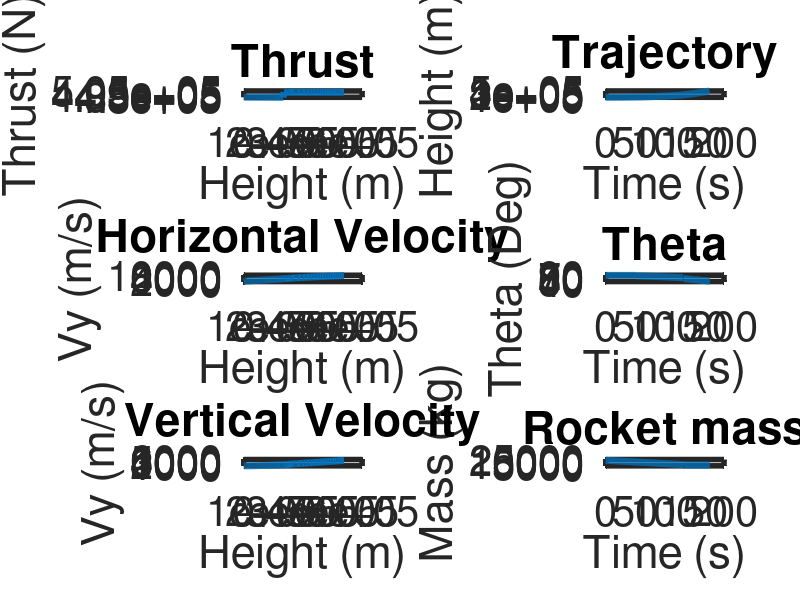
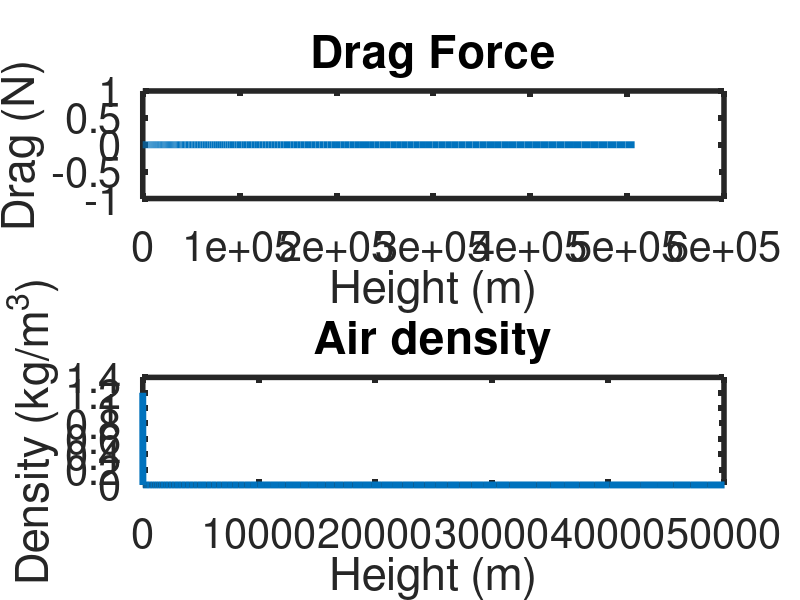

MATLAB code to generate these figures, in order:
  % Program:
  % Rocket_Trajectory_Simulation.m
  % Multi-stage rocket dynamics and trajectory simulation.
  %
  % Description:
  % Predicts multi-stage rocket dynamics and trajectories based on the given 
  % rocket mass, mass flow, engine thrust, launch parameters, and drag coefficient.
  % The drag is related to the ambient air pressure which modelled with the ISA
  % standard atmosphere.
  %
  % Variable List:
  % Delta = Time step (s)
  % t = Time (s)
  % Thrust = Thrust (N)
  % Mass = Mass (kg)
  % Mass_Flow = Flow of mass per second that comes out of the thruster (kg/s)
  % Mass_Rocket_With_Motor = Mass with motor (kg)
  % Mass_Rocket_Without_Motor = Mass without motor (kg)
  % Theta = Angle (deg)
  % C = Drag coefficient
  % Rho = Air density (kg/m^3)
  % A = Rocket projected area (m^2)
  % Gravity = Gravity (m/s^2)
  % Launch_Rod_Length = Length of launch rod (m)
  % n = Counter
  % Fn = Normal force (N)
  % Drag = Drag force (N)
  % Fx = Sum of forces in the horizontal direction (N)
  % Fy = Sum of forces in the vertical direction (N)
  % Vx = Velocity in the horizontal direction (m/s)
  % Vy = Velocity in the vertical direction (m/s)
  % Ax = Acceleration in the horizontal direction (m/s^2)
  % Ay = Acceleration in the vertical direction (m/s^2)
  % x = Horizontal position (m)
  % y = Vertical position (m)
  % Distance_x = Horizontal distance travelled (m)
  % Distance_y = Vertical travelled (m)
  % Distance = Total distance travelled (m)
  % Memory_Allocation = Maximum number of time steps expected

  clear, clc      % Clear command window and workspace

  % Simulation parameters
  Delta = 1;                  % Time step 
  Memory_Allocation = 100000;    % Maximum number of time steps expected

  % Preallocate memory for arrays
  t = zeros(1, Memory_Allocation);
  Thrust = zeros(1, Memory_Allocation);
  Mass = zeros(1, Memory_Allocation);
  Theta = zeros(1, Memory_Allocation);
  Fn = zeros(1, Memory_Allocation);
  Drag = zeros(1, Memory_Allocation);
  Fx = zeros(1, Memory_Allocation);
  Fy = zeros(1, Memory_Allocation);
  Ax = zeros(1, Memory_Allocation);
  Ay = zeros(1, Memory_Allocation);
  Vx = zeros(1, Memory_Allocation);
  Vy = zeros(1, Memory_Allocation);
  x = zeros(1, Memory_Allocation);
  y = zeros(1, Memory_Allocation);
  Rho=zeros(1, Memory_Allocation);
  Mass_Flow = zeros(1, Memory_Allocation);
  % Natural constants
  C = 0.4;                                % Drag coefficient
  Gravity = 9.81;                         % Gravity (m/s^2)
  RHO_NaBH4 = 1.0740 *10^3;               % Density of the additive (kg/m^3), 100%          
  RHO_Water = 1000;                       % Density of water (kg/m^3)
  Rho_H202 = (1.0740 * 10^3)*0.95 + 0.05*1000; % Density of Hydrogenperoxide (kg/m^3), with 5% Water
  Rho_RP1 = 1000*0.95 + 0.05*RHO_NaBH4;   % Density of RP-1 (kg/m^3) with 5% NaBH4 as an additive
  
  % Rocket parameters
  r = .75;                                % Rocket fuselage radius (m)
  Tank_Radius = .7;                                 % Rocket tank radius
  Hull_Thickness = 0.05;                  % Thickness of the Hull, length between hull and tank

  % Rocket masses
  Mass_Motor_And_Structure_One = 500; % Mass of the first stage rocket motor (kg)
  Mass_Motor_And_Structure_Two = 400;    % Mass of the second stage rocket motor (kg)            
  Mass_Fuel_One = 2418.306;               % Fuel mass of the first stage fuel (kg)
  Mass_Oxidizer_One = 14993.49;           % Oxidizer mass of the first stage (kg)
  Mass_Additiv_Fuel_One = 2418.306 * 0.05;   % Mass of the katalytic additive, in this case 5% (kg)
  Mass_Fuel_Two = 459.9722;               % Fuel mass of the second stage fuel (kg)
  Mass_Oxidizer_Two = 2851.828;           % Mass of the oxidizer of the second stage (kg)
  Mass_Payload = 300;                     % Mass of Payload (kg)
  Mass_Start = Mass_Motor_And_Structure_One... % Start mass of the rocket (kg)
  + Mass_Motor_And_Structure_Two...
  + Mass_Fuel_One...
  + Mass_Oxidizer_One...
  + Mass_Fuel_Two...
  + Mass_Oxidizer_Two...
  + Mass_Payload;
  Mass_Fuel_And_Oxidizer_One = Mass_Fuel_One + Mass_Oxidizer_One;
  Mass_Fuel_And_Oxidizer_Two = Mass_Fuel_Two + Mass_Oxidizer_Two;  
  
  % Rocket motor
  Mass_Flow_One = 11*12;                  % Propulsion mass flow of the first stage (kg/s)
  Mass_Flow_Two = 12;                     % Propulsion mass flow of the second stage (kg/s)
  Thrust_One = 40000*12;                  % Sum of thrust of the first stage ( (kg*m)/s^2 )
  Thrust_Two = 500000.5;                   % Sum of thrust of the second stage ( (kg*m)/s^2 )
  
  % Rocket size
  A = 2*pi*r^2;                           % Rocket projected attack area (m^2)
  Volume_Oxidizer_One = Mass_Oxidizer_One / Rho_H202 ;  % Oxidizer volume of the first stage
  Volume_Fuel_Stage_One = Mass_Fuel_One / Rho_RP1 ;
  Volume_Oxidizer_Two = Mass_Oxidizer_Two / Rho_H202 ;
  Volume_Fuel_Stage_Two = Mass_Fuel_Two / Rho_RP1;  
  Tank_Height_Fuel_One = Volume_Fuel_Stage_One / (pi* Tank_Radius^2);
  Tank_Height_Oxidizer_One = Volume_Oxidizer_One / (pi * Tank_Radius^2);
  Tank_Height_Fuel_Two = Volume_Fuel_Stage_Two / (pi* Tank_Radius^2);
  Tank_Height_Oxidizer_Two = Volume_Oxidizer_Two / (pi * Tank_Radius^2);
  disp('Rocket dimensions \n');
  disp('Tank_Height_Fuel_One');disp(Tank_Height_Fuel_One);
  disp('Tank_Height_Oxidizer_One');disp(Tank_Height_Oxidizer_One);
  disp('Tank_Height_Fuel_Two');disp(Tank_Height_Fuel_Two);
  disp('Tank_Height_Oxidizer_Two');disp(Tank_Height_Oxidizer_Two); 
 
  % Maneuver parameters
  Theta(1) = 89;                          % Initial angle (deg)
  DeltaTheta = 5;                         % Flying angle (deg/s)
  Height_Start_Gravity_Turn = 20000;      % Height when the vertical flight is stopped and the rocket is tilted for the gravity turn maneuver (m)
  Eject_One = false;       
  Eject_Two = false;
  Mission_Success = false;

  % Inital parameters
  Vx(1) = 0;                      % Initial horizontal speed (m/s)
  Vy(1) = 0;                      % Initial vertical speed (m/s)
  x(1) = 0;                       % Initial horizontal position (m)
  y(1) = 0.1;                     % Initial vertical position (m)
  Distance_x(1) = 0;              % Initial horizontal distance travelled (m)
  Distance_y(1) = 0;              % Initial vertical distance travelled (m)
  Distance(1) = 0;                % Initial distance travelled (m)
  Rho(1) = 1.2;                   % Initial air density (kg/m^3)
  Mass(1) = Mass_Start;           % Initial rocket mass (kg)
  Thrust(1) = Thrust_One;         % Inital rocket thrust ( (kg*m)/s^2 )
  n = 1;                          % Initial time step            
  stage = 1;                      % Initial stage (1 for the first one)
  Seperation_One = false;         % Stage one at start not seperated
  Seperation_Two = false;         % Stage two at start nit seperated

  Mass_Flow(1) = Mass_Flow_One * Delta; % Inital mass flow equals the mass flow of the first stage times the delta
  clc % clean the console
  
  while y(n) > 0  && Mission_Success == false      % Run until rocket hits the ground or mission completed
     
      n = n+1;                    % Increment time step
      t(n)= (n-1)*Delta;          % Elapsed time     
      
    % Determine rocket thrust and mass based on launch phase 
    if (stage == 1)
      %disp('Stage 1 active');
      Thrust(n) = Thrust_One;
      Mass_Flow(n) = Mass_Flow_One * Delta;
      %disp([Thrust(n),Mass_Flow(n)]);
    else
      if(stage == 2)
        %disp('Stage 2 active');
        Thrust(n) = Thrust_Two;
        Mass_Flow(n) = Mass_Flow_Two * Delta; 
        %disp([Thrust(n),Mass_Flow(n)]);
      else
        Thrust(n)=0; 
      endif
    endif

    Mass(n) = Mass(n-1) - Mass_Flow(n);     
    disp('Mass');disp(Mass(n) - Mass_Flow(n));
    
    % Seperation logic
    if Mass(n) < (Mass_Start - Mass_Fuel_And_Oxidizer_One) && Seperation_One == false;     % seperation condition first stage
      disp('Seperation first stage');
      Seperation_One = true;
      stage = 2;
      Mass(n) = Mass(n) - 999;
    endif

    if Mass(n) < (Mass_Start - (Mass_Fuel_And_Oxidizer_One+Mass_Motor_And_Structure_One + Mass_Fuel_And_Oxidizer_Two)) && Seperation_Two == false % seperation condition second stage
      disp('Seperation second stage');
      Seperation_Two = true;
      stage = 3;
      Mass(n) = Mass_Payload;
    endif

    
      % Drag force calculation
      % C - Drag coefficient, related to the velocity?
      % Rho - Air density
      % A - Refernce area
      % (Vx(n-1)^2+Vy(n-1)^2) - absolute velocity squared
      Drag(n)= 0.5*C*Rho(n-1)*A*(Vx(n-1)^2+Vy(n-1)^2); % Calculate drag force
      
      % Sum of forces calculations 
      Fx(n)= Thrust(n)*cosd(Theta(n-1))-Drag(n)*cosd(Theta(n-1));                     % Sum x forces
      Fy(n)= Thrust(n)*sind(Theta(n-1))-(Mass(n)*Gravity)- Drag(n)*sind(Theta(n-1));  % Sum y forces
      %if(stage != 1 && stage != 2) 
      %  Fx(n) = 0;
      %  Fy(n) = 0;
      %endif
    
    
      % Acceleration calculation
      Ax(n)= Fx(n)/Mass(n);                       % Net accel in x direction 
      Ay(n)= Fy(n)/Mass(n);                       % Net accel in y direction

      % Velocity calculations
      Vx(n)= Vx(n-1)+Ax(n)*Delta;                 % Velocity in x direction
      Vy(n)= Vy(n-1)+Ay(n)*Delta;                 % Velocity in y direction

      % Position calculations
      x(n)= x(n-1)+Vx(n)*Delta;                   % Position in x direction
      y(n)= y(n-1)+Vy(n)*Delta;                   % Position in y direction   
      
      % Air pressure calculation with ISA model
      Rho(n) = isa(y(n),"R");   
      
      % Rocket angle calculation
      % ^ Vy
      % |   / 
      % |  / angle in between velocity vector and x-direction
      % | /  
      % |/---> Vx
      if y(n) >= Height_Start_Gravity_Turn  % if y(n) > Height_Start_Gravity_Turn  % if a certain heigth is reached, the rocket is actively tilting
        if stage == 1
          Theta(n) = atand(Vy(n)/Vx(n)) - DeltaTheta*(n/100);    % % Angle defined by velocity vector in degrees    
          %disp('Theta is now turning');disp(atand(Vy(n)/Vx(n)) - DeltaTheta);
        else
          Theta(n) = atand(Vy(n)/Vx(n)) - 2*DeltaTheta*(n/100);
        endif
      else
        Theta(n) = 89; 
              
      endif
      disp('HERE');disp(Theta(n));disp(n);
      
      % set the mission goals and end the mission if archieved
      if y(n) > 500000
        Mission_Success = true;
        %disp('Mission success');
      endif

       %disp('Fy');disp(Fy(n));
      
  end


  figure('units','normalized','outerposition',[0 0 1 1]) % Maximize plot window

  % Figure 2
  subplot(3,2,2)
  plot(t(1:n),y(1:n), "linewidth", 5);
  set(gca, "linewidth", 4, "fontsize", 30); 
  xlabel({'Time (s)'});
  ylabel({'Height (m)'});
  title({'Trajectory'});
  ylim([0 500500]);
  
  % Figure 6
  subplot(3,2,6)
  plot(t(1:n),Mass(1:n), "linewidth", 5);
  set(gca, "linewidth", 4, "fontsize", 30); 
  xlabel({'Time (s)'});
  ylabel({'Mass (kg)'});
  title({'Rocket mass'});
  
  % Figure 3
  subplot(3,2,3)
  plot(y(1:n),Vy(1:n), "linewidth", 5);
  set(gca, "linewidth", 4, "fontsize", 30); 
  xlabel({'Height (m)'});
  ylabel({'Vy (m/s)'});
  title({'Horizontal Velocity'});

  % Figure 5
  subplot(3,2,5)
  plot(y(1:n),Vx(1:n), "linewidth", 5);
  set(gca, "linewidth", 4, "fontsize", 30); 
  xlabel({'Height (m)'});
  ylabel({'Vy (m/s)'});
  title({'Vertical Velocity'});


  % Figure 1
  subplot(3,2,1)
  plot(y(1:n),Thrust(1:n), "linewidth", 5);
  set(gca, "linewidth", 4, "fontsize", 30); 
  xlabel({'Height (m)'});
  ylabel({'Thrust (N)'});
  title({'Thrust' });


  % Figure 4
  subplot(3,2,4)
  plot(t(1:n),Theta(1:n), "linewidth", 5);
  set(gca, "linewidth", 4, "fontsize", 30); 
  xlabel({'Time (s)'});
  ylabel({'Theta (Deg)'});
  title({'Theta'});

  figure('units','normalized','outerposition',[0 0 1 1]) % Maximize plot window
  
  
  subplot(2,1,1)
  plot(y(1:n),Drag(1:n), "linewidth", 5);
  set(gca, "linewidth", 4, "fontsize", 30); 
  xlabel({'Height (m)'});
  ylabel({'Drag (N)'});
  title({'Drag Force'});

  subplot(2,1,2)
  plot(y(1:n),Rho(1:n), "linewidth", 5);
  set(gca, "linewidth", 4, "fontsize", 30); 
  xlim([0 50000]);
  xlabel({'Height (m)'});
  ylabel({'Density (kg/m^3)'});
  title({'Air density'});
